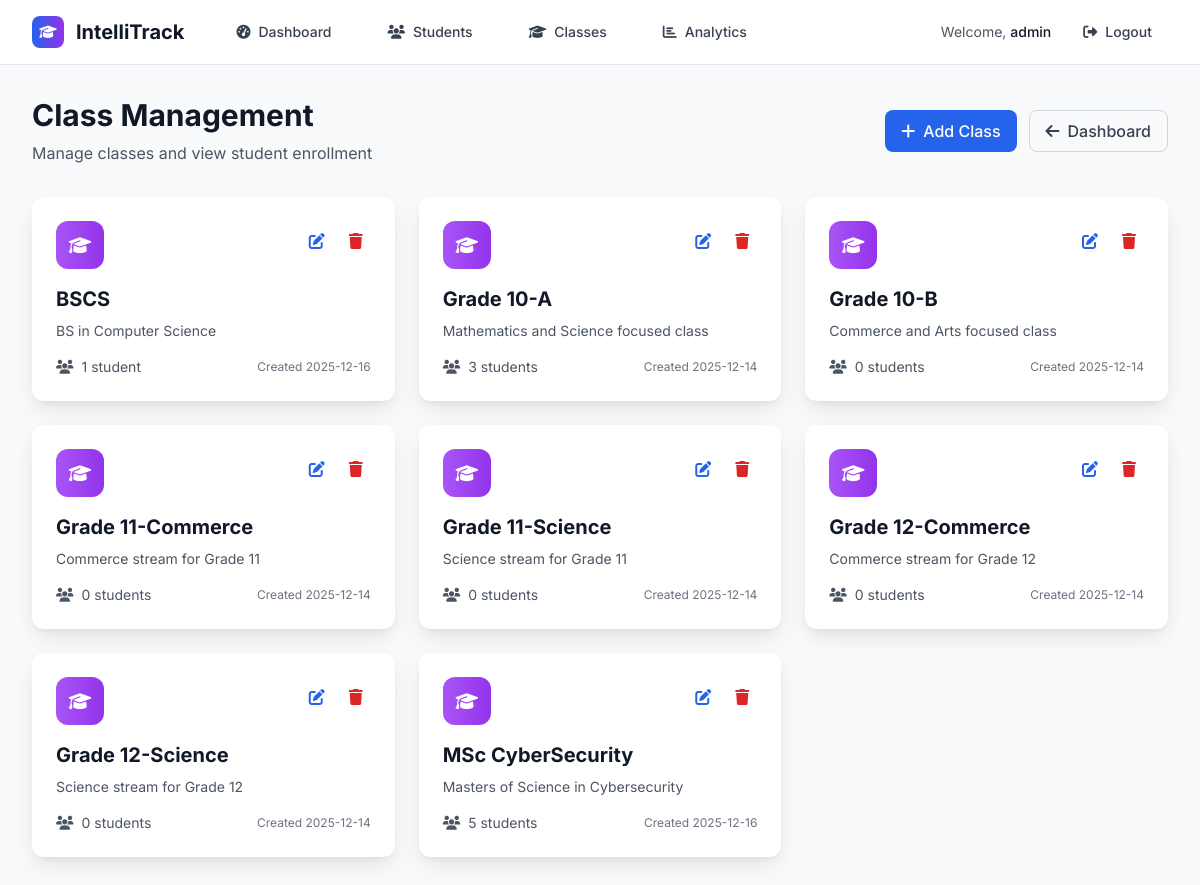
Page /classes (signed in) on the committed database.
### tables this page shows
CREATE TABLE classes (
            id INTEGER PRIMARY KEY AUTOINCREMENT,
            name TEXT UNIQUE NOT NULL,
            description TEXT,
            created_at TIMESTAMP DEFAULT CURRENT_TIMESTAMP
        );

### backend/routes.py (the view)
    @app.route('/classes')
    @login_required
    def view_classes():
        conn = get_db_connection()
        sort_by = request.args.get('sort_by', 'name')  # Default sort by name
        sort_order = request.args.get('sort_order', 'asc')  # Default ascending
        search_term = request.args.get('search', '')  # Search by class name
        query = '''
            SELECT c.*, COUNT(s.id) as student_count
            FROM classes c
            LEFT JOIN students s ON c.id = s.class_id
            WHERE 1=1
        '''
        params = []
        if search_term:
            query += ' AND c.name LIKE ?'
            search_pattern = f'%{search_term}%'
            params.append(search_pattern)
        query += ' GROUP BY c.id'
        valid_sort_columns = {
            'name': 'c.name',
            'students': 'student_count',
            'created': 'c.created_at'
        }
        sort_column = valid_sort_columns.get(sort_by, 'c.name')
        sort_order = 'ASC' if sort_order.lower() == 'asc' else 'DESC'
        query += f' ORDER BY {sort_column} {sort_order}'
        classes = conn.execute(query, params).fetchall()
        conn.close()
        return render_template('view_classes.html',
                             classes=classes,
                             current_sort=sort_by,
                             current_order=sort_order,
                             current_search=search_term)

### backend/auth.py (called while the page is built)
def login_required(f):
    @wraps(f)
    def decorated_function(*args, **kwargs):
        if 'logged_in' not in session:
            return redirect(url_for('login'))
        return f(*args, **kwargs)
    return decorated_function

### backend/db.py (called while the page is built)
def get_db_connection():
    conn = sqlite3.connect(DATABASE)
    conn.row_factory = sqlite3.Row
    return conn

### frontend/templates/view_classes.html (shortened to what this page needs)
{% extends "base.html" %}
{% block content %}
<div class="min-h-screen bg-gray-50 py-8">
    <div class="max-w-7xl mx-auto px-4 sm:px-6 lg:px-8">
        <div class="flex flex-col sm:flex-row justify-between items-start sm:items-center mb-8">
            <div class="mb-4 sm:mb-0">
                <h1 class="text-3xl font-bold text-gray-900 mb-2">Class Management</h1>
                <p class="text-gray-600">Manage classes and view student enrollment</p>
            </div>
            <div class="flex gap-3">
                <a href="{{ url_for('add_class') }}" class="inline-flex items-center px-4 py-2 bg-blue-600 text-white rounded-lg hover:bg-blue-700 transition-colors font-medium">
                    <i class="fas fa-plus mr-2"></i>Add Class
                </a>
                <a href="{{ url_for('dashboard') }}" class="inline-flex items-center px-4 py-2 border border-gray-300 text-gray-700 rounded-lg hover:bg-gray-50 transition-colors font-medium">
                    <i class="fas fa-arrow-left mr-2"></i>Dashboard
                </a>
            </div>
        </div>
        <div class="grid grid-cols-1 md:grid-cols-2 lg:grid-cols-3 gap-6">
            {% for class_info in classes %}
            <div class="card-shadow bg-white rounded-xl p-6 hover:shadow-xl transition-all duration-300">
                <div class="flex items-start justify-between mb-4">
                    <div class="w-12 h-12 bg-gradient-to-r from-purple-500 to-purple-600 rounded-xl flex items-center justify-center">
                        <i class="fas fa-graduation-cap text-white text-lg"></i>
                    </div>
                    <div class="flex gap-2">
                        <a href="{{ url_for('edit_class', id=class_info.id) }}"
                           class="p-2 text-blue-600 hover:bg-blue-50 rounded-lg transition-colors">
                            <i class="fas fa-edit"></i>
                        </a>
                        <button onclick="confirmDelete({{ class_info.id }}, '{{ class_info.name }}', {{ class_info.student_count }})"
                               class="p-2 text-red-600 hover:bg-red-50 rounded-lg transition-colors">
                            <i class="fas fa-trash"></i>
                        </button>
                    </div>
                </div>
                <div class="mb-4">
                    <h3 class="text-xl font-bold text-gray-900 mb-2">{{ class_info.name }}</h3>
                    {% if class_info.description %}
                        <p class="text-gray-600 text-sm">{{ class_info.description }}</p>
                    {% else %}
                        <p class="text-gray-400 text-sm italic">No description</p>
                    {% endif %}
                </div>
                <div class="flex items-center justify-between">
                    <div class="flex items-center text-sm text-gray-600">
                        <i class="fas fa-users mr-2"></i>
                        <span>{{ class_info.student_count }} student{{ 's' if class_info.student_count != 1 else '' }}</span>
                    </div>
                    <div class="text-xs text-gray-500">
                        Created {{ class_info.created_at[:10] if class_info.created_at else 'N/A' }}
                    </div>
                </div>
            </div>
            {% endfor %}
        </div>
    </div>
</div>
{% endblock %}

### frontend/templates/base.html (style rules this page uses)
body { font-family: 'Inter', sans-serif; }
.card-shadow { box-shadow: 0 10px 25px -3px rgba(0, 0, 0, 0.1), 0 4px 6px -2px rgba(0, 0, 0, 0.05); }

### rows in the picture
classes: name "BSCS", description "BS in Computer Science", student_count "1", created_at "2025-12-16"
classes: name "Grade 10-A", description "Mathematics and Science focused class", student_count "3", student_count "s", created_at "2025-12-14"
classes: name "Grade 10-B", description "Commerce and Arts focused class", student_count "0", student_count "s", created_at "2025-12-14"
classes: name "Grade 11-Commerce", description "Commerce stream for Grade 11", student_count "0", student_count "s", created_at "2025-12-14"
classes: name "Grade 11-Science", description "Science stream for Grade 11", student_count "0", student_count "s", created_at "2025-12-14"
classes: name "Grade 12-Commerce", description "Commerce stream for Grade 12", student_count "0", student_count "s", created_at "2025-12-14"
classes: name "Grade 12-Science", description "Science stream for Grade 12", student_count "0", student_count "s", created_at "2025-12-14"
classes: name "MSc CyberSecurity", description "Masters of Science in Cybersecurity", student_count "5", student_count "s", created_at "2025-12-16"

### other values in the picture
{{ session.username }} "admin"
